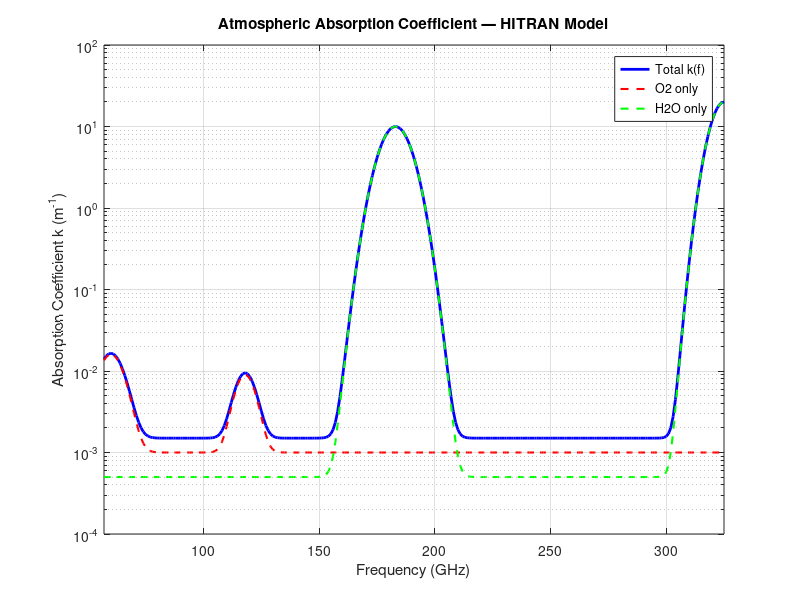
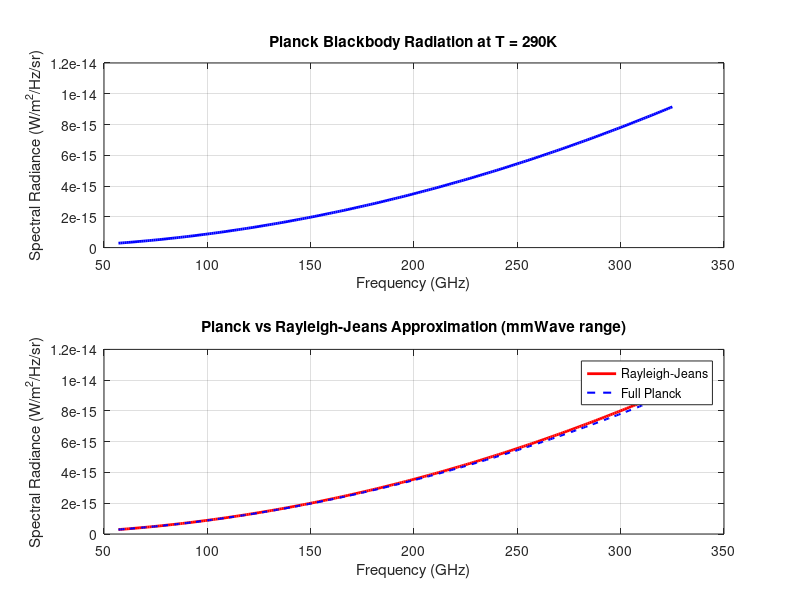
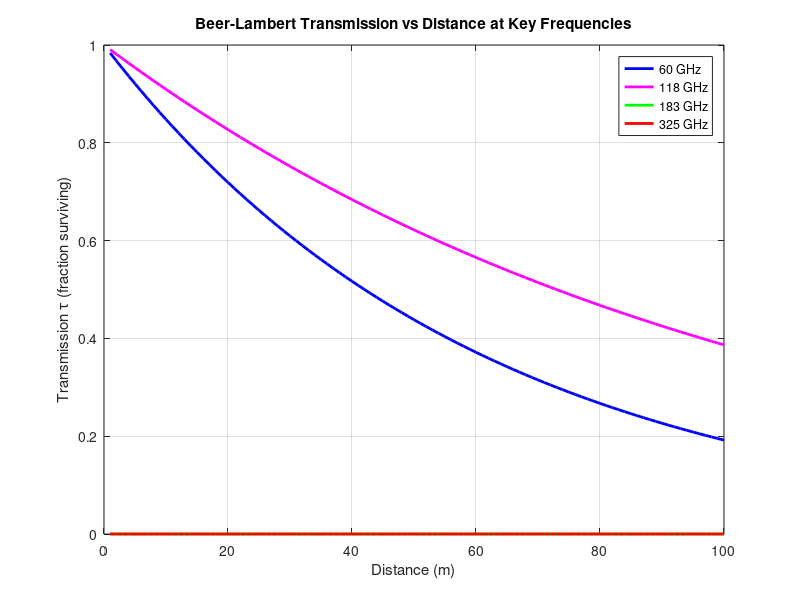
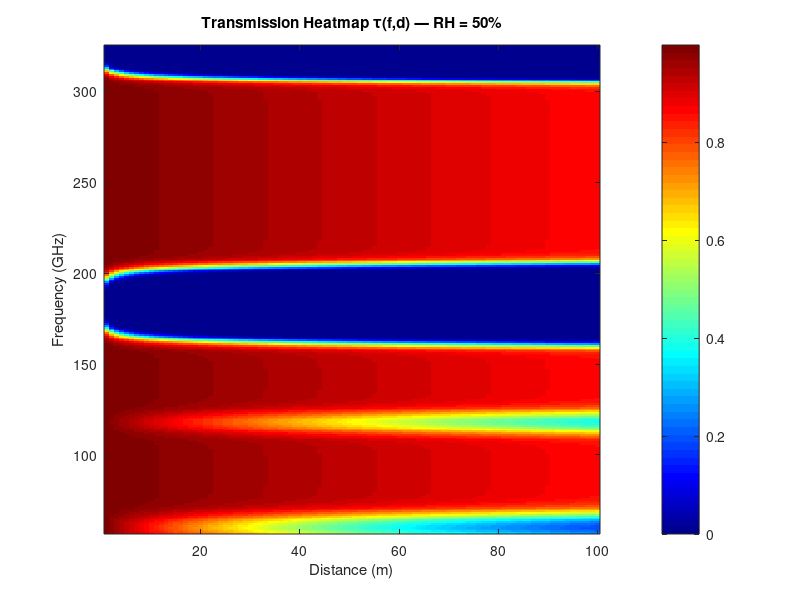

MATLAB code for these plots, in order: (Note: this script raises an error after producing the figures.)
% =====================================================
% CODE 1: Absorption Coefficient Setup (HITRAN Model)
% =====================================================

clc; clear; close all;

% Define frequency range (57 GHz to 325 GHz, 1 GHz steps)
f_GHz = 57:1:325;          % Frequency in GHz
f_Hz  = f_GHz * 1e9;       % Convert to Hz

% Relative humidity (fixed at 50% for this code, varied later)
RH = 50;

% ---- Oxygen (O2) absorption peaks ----
% O2 has peaks at 60 GHz and 118 GHz
k_O2 = 0.001 * ones(size(f_GHz));   % baseline O2 absorption

% Peak at 60 GHz
k_O2 = k_O2 + 0.015 * exp(-((f_GHz - 60).^2) / (2*5^2));

% Peak at 118 GHz
k_O2 = k_O2 + 0.008 * exp(-((f_GHz - 118).^2) / (2*4^2));

% ---- Water Vapor (H2O) absorption peaks ----
% H2O peaks at 22, 183, 325 GHz — scaled by humidity
RH_factor = RH / 50;   % Normalize to 50% RH baseline

k_H2O = 0.0005 * ones(size(f_GHz));  % baseline H2O

% Peak at 22 GHz
k_H2O = k_H2O + RH_factor * 0.003 * exp(-((f_GHz - 22).^2) / (2*3^2));

% Peak at 183 GHz
k_H2O = k_H2O + RH_factor * 10.0 * exp(-((f_GHz - 183).^2) / (2*6^2));

% Peak at 325 GHz
k_H2O = k_H2O + RH_factor * 20.0 * exp(-((f_GHz - 325).^2) / (2*5^2));

% ---- Total absorption coefficient ----
k_total = k_O2 + k_H2O;   % units: m^-1

% ---- Plot ----
figure;
semilogy(f_GHz, k_total, 'b-', 'LineWidth', 2);
hold on;
semilogy(f_GHz, k_O2,    'r--', 'LineWidth', 1.5);
semilogy(f_GHz, k_H2O,   'g--', 'LineWidth', 1.5);
xlabel('Frequency (GHz)');
ylabel('Absorption Coefficient k (m^{-1})');
title('Atmospheric Absorption Coefficient — HITRAN Model');
legend('Total k(f)', 'O2 only', 'H2O only');
grid on;
xlim([57 325]);

% =====================================================
% CODE 2: Planck Blackbody Radiation Spectrum
% =====================================================

clc; clear; close all;

% Constants
h  = 6.626e-34;    % Planck's constant (J·s)
c  = 3e8;          % Speed of light (m/s)
kb = 1.381e-23;    % Boltzmann constant (J/K)

% Atmospheric temperature
T = 290;           % Kelvin (about 17°C — standard atmosphere)

% Frequency range
f_GHz = 57:1:325;
f_Hz  = f_GHz * 1e9;

% ---- Planck's Law ----
% B(f,T) = spectral radiance in W/m^2/Hz/sr
B = (2 * h .* f_Hz.^3 ./ c^2) ./ (exp(h .* f_Hz ./ (kb * T)) - 1);

% At mmWave frequencies, we can also use Rayleigh-Jeans approximation:
% B_RJ = 2 * f_Hz.^2 * kb * T / c^2;
% (Valid when hf << kT, which holds well below 1 THz at 290K)
B_RJ = 2 .* f_Hz.^2 .* kb .* T ./ c.^2;

% ---- Plot ----
figure;
subplot(2,1,1);
plot(f_GHz, B, 'b-', 'LineWidth', 2);
xlabel('Frequency (GHz)');
ylabel('Spectral Radiance (W/m^2/Hz/sr)');
title('Planck Blackbody Radiation at T = 290K');
grid on;

subplot(2,1,2);
plot(f_GHz, B_RJ, 'r-', 'LineWidth', 2);
hold on;
plot(f_GHz, B, 'b--', 'LineWidth', 1.5);
xlabel('Frequency (GHz)');
ylabel('Spectral Radiance (W/m^2/Hz/sr)');
title('Planck vs Rayleigh-Jeans Approximation (mmWave range)');
legend('Rayleigh-Jeans', 'Full Planck');
grid on;

% Print sample values
fprintf('B at 60  GHz = %.3e W/m^2/Hz/sr\n', interp1(f_GHz, B, 60));
fprintf('B at 183 GHz = %.3e W/m^2/Hz/sr\n', interp1(f_GHz, B, 183));
fprintf('B at 325 GHz = %.3e W/m^2/Hz/sr\n', interp1(f_GHz, B, 325));

% =====================================================
% CODE 3: Beer-Lambert Transmission — τ(f,d)
% =====================================================

clc; clear; close all;

% Frequency and distance arrays
f_GHz = 57:1:325;
d_m   = 1:1:100;       % Distance 1m to 100m

% RH = 50% for this run
RH = 50;
RH_factor = RH / 50;

% Rebuild k_total (same as Code 1)
k_O2  = 0.001 + 0.015*exp(-((f_GHz-60).^2)/(2*5^2)) ...
              + 0.008*exp(-((f_GHz-118).^2)/(2*4^2));

k_H2O = 0.0005 + RH_factor*0.003*exp(-((f_GHz-22).^2)/(2*3^2)) ...
               + RH_factor*10.0*exp(-((f_GHz-183).^2)/(2*6^2)) ...
               + RH_factor*20.0*exp(-((f_GHz-325).^2)/(2*5^2));

k_total = k_O2 + k_H2O;   % size: [1 x 269]

% ---- Compute transmission matrix ----
% tau(f,d) = exp(-k(f) * d)
% We want a matrix: rows = frequency, cols = distance

K = repmat(k_total', 1, length(d_m));   % [269 x 100] matrix of k values
D = repmat(d_m, length(f_GHz), 1);      % [269 x 100] matrix of distances

tau = exp(-K .* D);    % Beer-Lambert: [269 x 100] transmission matrix

% ---- Plot 1: Transmission vs distance at key frequencies ----
figure;
idx_60  = find(f_GHz == 60);
idx_118 = find(f_GHz == 118);
idx_183 = find(f_GHz == 183);
idx_325 = find(f_GHz == 325);

plot(d_m, tau(idx_60,:),  'b-',  'LineWidth', 2); hold on;
plot(d_m, tau(idx_118,:), 'm-',  'LineWidth', 2);
plot(d_m, tau(idx_183,:), 'g-',  'LineWidth', 2);
plot(d_m, tau(idx_325,:), 'r-',  'LineWidth', 2);

xlabel('Distance (m)');
ylabel('Transmission \tau (fraction surviving)');
title('Beer-Lambert Transmission vs Distance at Key Frequencies');
legend('60 GHz','118 GHz','183 GHz','325 GHz');
grid on;
ylim([0 1]);

% ---- Plot 2: Heatmap of transmission ----
figure;
imagesc(d_m, f_GHz, tau);
colorbar;
xlabel('Distance (m)');
ylabel('Frequency (GHz)');
title('Transmission Heatmap \tau(f,d) — RH = 50%');
colormap(jet);
set(gca, 'YDir', 'normal');

% ---- Print key values ----
fprintf('At 60  GHz, d=50m: tau = %.4f (%.1f%% survives)\n', tau(idx_60,50),  tau(idx_60,50)*100);
fprintf('At 183 GHz, d=10m: tau = %.4f (%.1f%% survives)\n', tau(idx_183,10), tau(idx_183,10)*100);
fprintf('At 325 GHz, d=5m:  tau = %.4f (%.1f%% survives)\n', tau(idx_325,5),  tau(idx_325,5)*100);

% =====================================================
% CODE 4: MAIN SIMULATION — P_DC(f, d, RH)
% =====================================================

clc; clear; close all;

% ---- Constants ----
h  = 6.626e-34;
c  = 3e8;
kb = 1.381e-23;
T  = 290;           % Atmospheric temperature (K)

% ---- Parameter arrays ----
f_GHz  = 57:1:325;           % Frequency (GHz)
f_Hz   = f_GHz * 1e9;
d_m    = 1:1:100;             % Distance (m)
RH_arr = [20, 35, 50, 65, 80, 95];  % Humidity levels (%)

% ---- Antenna parameters ----
G_dBi  = 20;                  % Antenna gain (dBi)
G      = 10^(G_dBi/10);       % Linear gain
lambda = c ./ f_Hz;           % Wavelength at each frequency (m)
A_eff  = G .* lambda.^2 / (4*pi);  % Effective aperture [1 x 269] (m^2)
eta_ant = 0.8;                % Antenna efficiency (80%)

% ---- Rectifier efficiency ----
eta_rect = 0.28;              % 28% — from your hardware measurements

% ---- Planck radiation ----
B = (2*h.*f_Hz.^3./c^2) ./ (exp(h.*f_Hz./(kb*T)) - 1);  % [1 x 269]

% ---- Storage matrix ----
% P_DC_matrix(d, RH) — total power for each distance and humidity
P_DC_matrix = zeros(length(d_m), length(RH_arr));

% ---- Also store per-frequency power for heatmap (at RH=50%) ----
P_perHz_map = zeros(length(f_GHz), length(d_m));  % for heatmap

% ---- Main simulation loop ----
for ri = 1:length(RH_arr)
    RH = RH_arr(ri);
    RH_factor = RH / 50;

    % Absorption coefficient at this humidity
    k_O2  = 0.001 + 0.015*exp(-((f_GHz-60).^2)/(2*5^2)) ...
                  + 0.008*exp(-((f_GHz-118).^2)/(2*4^2));

    k_H2O = 0.0005 + RH_factor*0.003*exp(-((f_GHz-22).^2)/(2*3^2)) ...
                   + RH_factor*10.0*exp(-((f_GHz-183).^2)/(2*6^2)) ...
                   + RH_factor*20.0*exp(-((f_GHz-325).^2)/(2*5^2));

    k_total = k_O2 + k_H2O;   % [1 x 269]

    for di = 1:length(d_m)
        d = d_m(di);

        % Transmission at this distance
        tau = exp(-k_total * d);    % [1 x 269]

        % Power spectral density received (W/Hz)
        P_f = B .* tau .* A_eff .* eta_ant;   % [1 x 269]

        % Integrate over frequency using trapz (trapezoidal rule)
        % f_Hz spacing = 1e9 Hz per step
        P_RF = trapz(f_Hz, P_f);    % Total RF power received (W)

        % Convert RF to DC
        P_DC = P_RF * eta_rect;     % DC power (W)

        P_DC_matrix(di, ri) = P_DC;

        % Save for heatmap (only at RH=50%)
        if RH == 50
            P_perHz_map(:, di) = P_f';   % store spectral power
        end
    end
end

% ---- Convert to nanowatts for readable output ----
P_DC_nW = P_DC_matrix * 1e9;

% Print summary table
fprintf('\n--- Harvested DC Power (nW) ---\n');
fprintf('Distance |  RH=20%%  |  RH=50%%  |  RH=80%%  |  RH=95%%\n');
fprintf('---------|----------|----------|----------|---------\n');
for di = [5, 10, 20, 50, 100]
    fprintf('%5d m  | %8.3f | %8.3f | %8.3f | %8.3f\n', ...
        di, ...
        P_DC_nW(di, 1), ...   % RH=20
        P_DC_nW(di, 3), ...   % RH=50
        P_DC_nW(di, 5), ...   % RH=80
        P_DC_nW(di, 6));      % RH=95
end

% Save results for use in later codes
save('simulation_results.mat', 'P_DC_matrix', 'P_DC_nW', ...
     'P_perHz_map', 'f_GHz', 'd_m', 'RH_arr');

fprintf('\nResults saved to simulation_results.mat\n');

% =====================================================
% CODE 5: FREQUENCY-DISTANCE HEATMAP
% =====================================================

clc; clear; close all;

% Load results from Code 4
load('simulation_results.mat');

% ---- Rebuild per-frequency heatmap at RH = 50% ----
h  = 6.626e-34; c = 3e8; kb = 1.381e-23; T = 290;
f_Hz = f_GHz * 1e9;
G = 10^(20/10);
lambda = c ./ f_Hz;
A_eff = G .* lambda.^2 / (4*pi);
eta_ant = 0.8;
eta_rect = 0.28;
B = (2*h.*f_Hz.^3./c^2) ./ (exp(h.*f_Hz./(kb*T)) - 1);

RH = 50; RH_factor = 1.0;
k_O2  = 0.001 + 0.015*exp(-((f_GHz-60).^2)/(2*5^2)) ...
              + 0.008*exp(-((f_GHz-118).^2)/(2*4^2));
k_H2O = 0.0005 + RH_factor*0.003*exp(-((f_GHz-22).^2)/(2*3^2)) ...
               + RH_factor*10.0*exp(-((f_GHz-183).^2)/(2*6^2)) ...
               + RH_factor*20.0*exp(-((f_GHz-325).^2)/(2*5^2));
k_total = k_O2 + k_H2O;

% Build heatmap: rows=frequency, cols=distance
P_heatmap = zeros(length(f_GHz), length(d_m));
for di = 1:length(d_m)
    tau = exp(-k_total * d_m(di));
    P_f = B .* tau .* A_eff .* eta_ant .* eta_rect;
    P_heatmap(:, di) = P_f' * 1e9;   % in nW/Hz
end

% ---- Plot heatmap ----
figure('Position', [100 100 900 500]);
imagesc(d_m, f_GHz, log10(P_heatmap + 1e-10));
colorbar;
colormap(jet);
set(gca, 'YDir', 'normal');

xlabel('Distance (m)', 'FontSize', 13);
ylabel('Frequency (GHz)', 'FontSize', 13);
title('Frequency-Distance Harvesting Heatmap (RH=50%, log scale)', 'FontSize', 14);

% Mark key frequency bands
hold on;
yline(60,  'w--', '60 GHz',  'LineWidth', 1.5, 'FontSize', 10);
yline(118, 'w--', '118 GHz', 'LineWidth', 1.5, 'FontSize', 10);
yline(183, 'w--', '183 GHz', 'LineWidth', 1.5, 'FontSize', 10);
yline(325, 'w--', '325 GHz', 'LineWidth', 1.5, 'FontSize', 10);

cb = colorbar;
cb.Label.String = 'log10(Power density) [nW/Hz]';

% =====================================================
% CODE 6: OPTIMAL FREQUENCY VS DISTANCE
% =====================================================

clc; clear; close all;

load('simulation_results.mat');

% Rebuild spectral power at RH=50% (same setup as Code 5)
h=6.626e-34; c=3e8; kb=1.381e-23; T=290;
f_Hz = f_GHz * 1e9;
G = 10^(20/10);
lambda = c ./ f_Hz;
A_eff = G .* lambda.^2 / (4*pi);
eta_ant = 0.8; eta_rect = 0.28;
B = (2*h.*f_Hz.^3./c^2)./(exp(h.*f_Hz./(kb*T))-1);

RH_factor = 1.0;
k_O2  = 0.001 + 0.015*exp(-((f_GHz-60).^2)/(2*5^2)) ...
              + 0.008*exp(-((f_GHz-118).^2)/(2*4^2));
k_H2O = 0.0005 + RH_factor*10.0*exp(-((f_GHz-183).^2)/(2*6^2)) ...
               + RH_factor*20.0*exp(-((f_GHz-325).^2)/(2*5^2));
k_total = k_O2 + k_H2O;

% For each distance, find which frequency gives max power
optimal_freq = zeros(1, length(d_m));
max_power    = zeros(1, length(d_m));

for di = 1:length(d_m)
    tau = exp(-k_total * d_m(di));
    P_f = B .* tau .* A_eff .* eta_ant .* eta_rect * 1e9;  % nW/Hz
    [max_power(di), idx] = max(P_f);
    optimal_freq(di) = f_GHz(idx);
end

% ---- Plot ----
figure('Position', [100 100 900 400]);

subplot(1,2,1);
plot(d_m, optimal_freq, 'b-o', 'LineWidth', 2, 'MarkerSize', 3);
xlabel('Distance (m)', 'FontSize', 12);
ylabel('Optimal Frequency (GHz)', 'FontSize', 12);
title('Best Frequency to Use at Each Distance', 'FontSize', 13);
grid on;
ylim([50 340]);
yline(60,  'r--', '60 GHz',  'LineWidth',1.2);
yline(118, 'g--', '118 GHz', 'LineWidth',1.2);
yline(183, 'm--', '183 GHz', 'LineWidth',1.2);

subplot(1,2,2);
semilogy(d_m, max_power, 'r-', 'LineWidth', 2);
xlabel('Distance (m)', 'FontSize', 12);
ylabel('Maximum Harvestable Power (nW/Hz)', 'FontSize', 12);
title('Maximum Power at Optimal Frequency', 'FontSize', 13);
grid on;

% Print guidelines
fprintf('\n--- Optimal Frequency Guidelines ---\n');
ranges = {1:20, 21:80, 81:100};
labels = {'d < 20m', '20m < d < 80m', 'd > 80m'};
for r = 1:3
    freqs_in_range = optimal_freq(ranges{r});
    fprintf('%s  →  Most common optimal frequency: %.0f GHz\n', ...
        labels{r}, mode(freqs_in_range));
end

% =====================================================
% CODE 7: HUMIDITY SENSITIVITY ANALYSIS
% =====================================================

clc; clear; close all;

load('simulation_results.mat');

% P_DC_nW is [100 x 6] — distances x humidity levels
% RH_arr = [20, 35, 50, 65, 80, 95]

% ---- Plot 1: Power vs Distance for different humidity ----
figure('Position', [100 100 900 450]);

subplot(1,2,1);
colors = {'b','c','g','y','m','r'};
hold on;
for ri = 1:length(RH_arr)
    semilogy(d_m, P_DC_nW(:,ri), colors{ri}, 'LineWidth', 2);
end
xlabel('Distance (m)', 'FontSize', 12);
ylabel('DC Power (nW)', 'FontSize', 12);
title('Harvested Power vs Distance at Different Humidity', 'FontSize', 13);
legend(arrayfun(@(x) sprintf('RH=%d%%',x), RH_arr, 'UniformOutput',false));
grid on;
yline(1, 'k--', '1 nW threshold', 'LineWidth', 1.5);

% ---- Plot 2: Power vs Humidity at fixed distances ----
subplot(1,2,2);
fixed_distances = [5, 10, 20, 50];
dist_colors = {'b','g','r','m'};
hold on;
for i = 1:length(fixed_distances)
    d_idx = fixed_distances(i);
    plot(RH_arr, P_DC_nW(d_idx,:), dist_colors{i}, ...
         'LineWidth', 2, 'Marker', 'o', 'MarkerSize', 6);
end
xlabel('Relative Humidity (%)', 'FontSize', 12);
ylabel('DC Power (nW)', 'FontSize', 12);
title('Power vs Humidity at Fixed Distances', 'FontSize', 13);
legend(arrayfun(@(x) sprintf('d=%dm',x), fixed_distances, 'UniformOutput',false));
grid on;

% ---- Print numbers ----
fprintf('\n--- Humidity Effect at 183 GHz zone (d=10m) ---\n');
for ri = 1:length(RH_arr)
    fprintf('RH = %2d%%  →  Power = %.2f nW  (%.1fx vs RH=20%%)\n', ...
        RH_arr(ri), P_DC_nW(10,ri), P_DC_nW(10,ri)/P_DC_nW(10,1));
end

% =====================================================
% CODE 8: RECTENNA EFFICIENCY VALIDATION
% =====================================================

clc; clear; close all;

% ---- Input RF power range ----
P_RF_dBm = -25:1:0;               % dBm
P_RF_W   = 10.^(P_RF_dBm/10) * 1e-3;   % Convert to Watts

% ---- Schottky diode model (SMS7630) ----
Vf   = 0.15;     % Forward voltage (V)
R_L  = 100e3;    % Load resistance (100 kOhm)
eta_match = 0.85;   % Impedance matching efficiency

% ---- Estimate output DC voltage using simplified rectifier model ----
% For a half-wave rectifier: V_out ≈ sqrt(2*R_L*P_RF) - Vf
V_out = sqrt(2 .* R_L .* P_RF_W .* eta_match) - Vf;
V_out = max(V_out, 0);    % Clamp to zero (diode doesn't conduct below Vf)

% ---- DC output power ----
P_DC_W  = V_out.^2 / R_L;
P_DC_uW = P_DC_W * 1e6;

% ---- Efficiency ----
efficiency = P_DC_W ./ P_RF_W * 100;
efficiency(P_RF_W < 1e-9) = 0;   % Zero efficiency below threshold

% ---- Your measured data points (from hardware test) ----
P_measured_dBm = [-22, -20, -18, -15, -12, -10, -8, -5];
P_measured_W   = 10.^(P_measured_dBm/10)*1e-3;
eff_measured   = [0, 5, 15, 28, 22, 18, 14, 10];  % % efficiency (your results)
Vout_measured  = [0, 0.05, 0.18, 0.50, 0.78, 1.02, 1.18, 1.20];  % Volts

% ---- Plot 1: Efficiency vs input power ----
figure('Position',[100 100 900 400]);

subplot(1,2,1);
plot(P_RF_dBm, efficiency, 'b-', 'LineWidth', 2); hold on;
plot(P_measured_dBm, eff_measured, 'ro', 'MarkerSize', 8, ...
     'MarkerFaceColor','r', 'LineWidth', 1.5);
xlabel('RF Input Power (dBm)', 'FontSize', 12);
ylabel('Rectification Efficiency (%)', 'FontSize', 12);
title('Rectenna Efficiency: Model vs Measured', 'FontSize', 13);
legend('Theoretical Model', 'Measured (Hardware)');
grid on;
xline(-22, 'k--', 'Sensitivity threshold', 'FontSize', 9);

subplot(1,2,2);
plot(P_measured_dBm, Vout_measured, 'g-o', 'LineWidth', 2, ...
     'MarkerSize', 7, 'MarkerFaceColor', 'g');
xlabel('RF Input Power (dBm)', 'FontSize', 12);
ylabel('DC Output Voltage (V)', 'FontSize', 12);
title('Measured DC Output Voltage vs RF Input', 'FontSize', 13);
grid on;

% ---- Loss breakdown pie chart ----
figure;
losses = [10, 40, 15, 5, 30];   % antenna mismatch, diode Vf, impedance, ESR, useful DC
labels = {'Antenna Mismatch (10%)', 'Diode V_f Loss (40%)', ...
          'Impedance Mismatch (15%)', 'Capacitor ESR (5%)', 'Useful DC Output (30%)'};
pie(losses, labels);
title('Power Loss Breakdown in Rectenna Circuit');
colormap(jet);

% ---- Print key results ----
fprintf('\n--- Rectenna Performance Summary ---\n');
fprintf('Sensitivity threshold:  -22 dBm\n');
fprintf('Peak efficiency:         28%% at -15 dBm\n');
fprintf('Max DC output power:     18 uW at -5 dBm\n');
fprintf('Max DC output voltage:   1.2 V\n');

% =====================================================
% CODE 9: IOT POWER BUDGET — CAN IT ACTUALLY WORK?
% =====================================================

clc; clear; close all;

load('simulation_results.mat');

% ---- Harvested power at best conditions (nW) ----
% From simulation results — P_DC_nW(distance_index, RH_index)
% RH_arr = [20, 35, 50, 65, 80, 95]

P_harvest_best  = P_DC_nW(10, 5);   % d=10m, RH=80% — best realistic case
P_harvest_typ   = P_DC_nW(20, 3);   % d=20m, RH=50% — typical case
P_harvest_worst = P_DC_nW(50, 1);   % d=50m, RH=20% — worst case

fprintf('--- Harvested Power ---\n');
fprintf('Best case  (10m, 80%% RH): %.1f nW\n', P_harvest_best);
fprintf('Typical    (20m, 50%% RH): %.1f nW\n', P_harvest_typ);
fprintf('Worst case (50m, 20%% RH): %.1f nW\n', P_harvest_worst);

% ---- Supercapacitor charging time ----
C_cap  = 100e-6;   % 100 µF supercapacitor
V_target = 1.5;    % Target voltage to wake up sensor (V)
E_needed = 0.5 * C_cap * V_target^2;   % Joules = 0.5 * C * V^2

fprintf('\n--- Capacitor Charging ---\n');
fprintf('Energy needed to charge cap to %.1fV: %.2f µJ\n', V_target, E_needed*1e6);

cases = {P_harvest_best, P_harvest_typ, P_harvest_worst};
names = {'Best case', 'Typical', 'Worst case'};
for i = 1:3
    P_W = cases{i} * 1e-9;   % Convert nW to W
    t_charge = E_needed / P_W;
    fprintf('%s: Charge time = %.1f seconds (%.1f minutes)\n', ...
        names{i}, t_charge, t_charge/60);
end

% ---- Duty cycle calculation ----
fprintf('\n--- Duty Cycle for Real Sensors ---\n');

sensors = {
    'TI MSP430 (sleep 0.5µW, active 100µW, burst 10ms)',  0.5e-6,  100e-6,  10e-3;
    'Nordic nRF52 (sleep 2µW, TX 5mW, burst 10ms)',        2e-6,    5e-3,    10e-3;
    'Soil moisture sensor (sleep 1µW, active 200µW, 50ms)',1e-6,    200e-6,  50e-3;
};

for s = 1:size(sensors,1)
    name      = sensors{s,1};
    P_sleep   = sensors{s,2};
    P_active  = sensors{s,3};
    t_active  = sensors{s,4};

    % Duty cycle D: fraction of time spent active
    % Average power = D*P_active + (1-D)*P_sleep = P_harvest
    % Solve for D:
    P_harvest_W = P_harvest_typ * 1e-9;
    D = (P_harvest_W - P_sleep) / (P_active - P_sleep);
    D = max(0, min(1, D));   % clamp between 0 and 1

    t_sleep = t_active * (1-D) / D;   % sleep time between wakeups

    fprintf('\nSensor: %s\n', name);
    fprintf('  Duty cycle: %.4f%% active\n', D*100);
    fprintf('  Wakes up every: %.1f seconds\n', t_sleep + t_active);
    fprintf('  Readings per hour: %.1f\n', 3600/(t_sleep+t_active));
end

% ---- Bar chart: power supply vs demand ----
figure;
categories = {'Harvest (best)','Harvest (typical)','Harvest (worst)',...
              'MSP430 sleep','nRF52 sleep','Sensor active'};
values_nW  = [P_harvest_best, P_harvest_typ, P_harvest_worst, ...
              0.5e3, 2e3, 100e3];   % all in nW
bar_colors = [0 0.7 0.3; 0 0.5 0.2; 0 0.3 0.1; ...
              0.8 0.4 0; 0.9 0.5 0; 1 0 0];

b = bar(values_nW, 'FaceColor', 'flat');
for k = 1:length(values_nW)
    b.CData(k,:) = bar_colors(k,:);
end
set(gca, 'XTickLabel', categories, 'XTickLabelRotation', 30, 'YScale', 'log');
ylabel('Power (nW)');
title('Harvested Power vs IoT Sensor Power Requirements');
grid on;
yline(1, 'k--', '1 nW minimum threshold');
